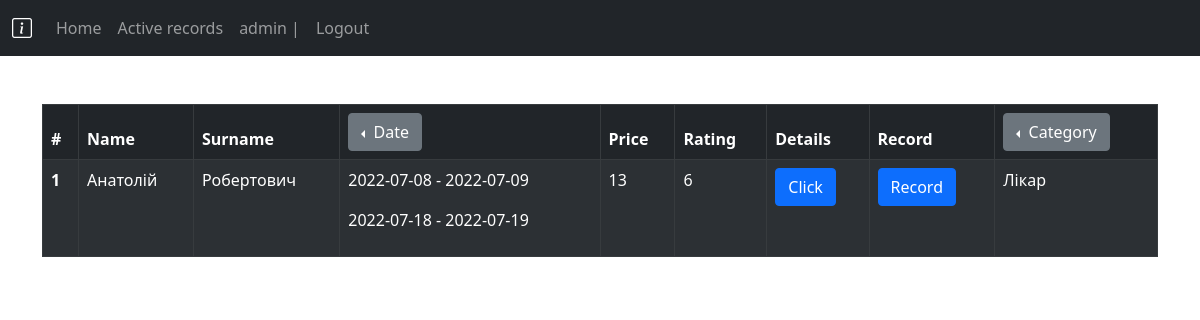
The app's page / (signed in) with its own data.
### application/models.py (models this page shows, shortened)
class Worker(models.Model):
    name = models.CharField(max_length=100)
    surname = models.CharField(max_length=100)
    phone = models.CharField(max_length=100)
    email = models.CharField(max_length=100)
    date = models.ManyToManyField('Schedule', blank=True)
    price = models.CharField(max_length=100)
    address = models.ForeignKey(
        'Location', on_delete=models.CASCADE, related_name='address', null=True)
    description = models.CharField(max_length=100)
    image = models.ImageField(
        upload_to='images/%Y/%m/%d', blank=True, null=True)
    rating = models.CharField(max_length=100)
    reviews = models.CharField(max_length=100)
    category = models.ForeignKey('Category', on_delete=models.CASCADE,
                                 related_name='category', null=True)
    class Meta:
        db_table = "Worker"
        verbose_name = "Wpecialist"
        verbose_name_plural = "Worker"
        ordering = ['id']

class Schedule(models.Model):
    period = models.ForeignKey(
        'Period', on_delete=models.CASCADE, related_name='period', null=True)
    def __str__(self):
        return self.period.start_period.strftime("%Y-%m-%d") + \
            " - " + self.period.end_period.strftime("%Y-%m-%d")
    class Meta:
        db_table = "schedule"
        verbose_name = "Schedule"
        verbose_name_plural = "Schedules"

class Period(models.Model):
    start_period = models.DateField(auto_now=False, auto_now_add=False)
    end_period = models.DateField(auto_now=False, auto_now_add=False)
    worker_time = models.ManyToManyField(
        'WorkerTime', related_name='worker_time', blank=True)
    class Meta:
        db_table = "period"
        verbose_name = "Period"
        verbose_name_plural = "Periods"
        ordering = ['id']
    def __str__(self):
        return self.start_period.strftime("%Y-%m-%d") + " - " + self.end_period.strftime("%Y-%m-%d")

class Category(models.Model):
    name = models.CharField(max_length=100, db_index=True)
    def __str__(self):
        return self.name
    def get_absolute_url(self):
        return reverse("category", kwargs={"category_id": self.pk})
    class Meta:
        db_table = "category"
        verbose_name = "Category"
        verbose_name_plural = "Categories"

### application/views.py (the view)
# urls.py: path('', views.HomeView.as_view(), name='home'),
class HomeView(ListView):
    model = Worker
    template_name = 'application/main_list.html'
    context_object_name = 'workers'
    paginate_by = 10
    ordering = ['id']
    def get_context_data(self, **kwargs):
        context = super().get_context_data(**kwargs)
        context['title'] = 'Home page'
        context['categories'] = Category.objects.all()
        context['form'] = RecordForm()
        return context

### application/models.py (called while the page is built)
    def __str__(self):
        return self.name

### application/templates/application/main_list.html (shortened to what this page needs)
{% extends 'base.html' %}
{% block content %}
    {% if request.user.is_authenticated %}
        {% if workers %}
        <table class="table table-striped table-dark table-bordered table-hover" style="margin-top: 3em;">
            <thead>
            <tr>
                <th scope="col">#</th>
                <th scope="col">Name</th>
                <th scope="col">Surname</th>
                <th scope="col"> <div class="btn-group dropstart">
                    <button type="button" class="btn btn-secondary dropdown-toggle" data-bs-toggle="dropdown" aria-expanded="false">
                        Date
                    </button>
                </div>
                </th>
                <th scope="col">Price</th>
                <th scope="col">Rating</th>
                <th scope="col">Details</th>
                <th scope="col">Record</th>
                <th scope="col"> <div class="btn-group dropstart">
                    <button type="button" class="btn btn-secondary dropdown-toggle" data-bs-toggle="dropdown" aria-expanded="false">
                        Category
                    </button>
                </div>
                </th>
            </tr>
            </thead>
            <tbody>
            <tr>
                {% for worker in workers %}
                    <th scope="row">{{ worker.id }}</th>
                    <td>{{ worker.name }}</td>
                    <td>{{ worker.surname }}</td>
                    <td>
                        {% for date in worker.date.all %}
                            <p>{{date}}</p>
                        {% endfor %}
                    </td>
                    <td>{{ worker.price }}</td>
                    <td>{{ worker.rating }}</td>
                    <th scope="col"><button type="button" class="btn btn-primary" data-bs-toggle="modal" data-bs-target="#modal_{{worker.id}}">Click</button></th>
                    <th scope="col"><button type="button" class="btn btn-primary" data-bs-toggle="modal" data-bs-target="#record_{{ worker.id }}">Record</button></th>
                    <td>{{ worker.category }}</td>
            </tr>
            {% endfor %}
            </tbody>
        </table>
        {% else %}
            <h1 style='margin-top: 120px;'>No workerers found</h1>
        {% endif %}
    {% else %}
        <h1 style='margin-top: 120px;'>Log in!</h1>
    {% endif %}
{% endblock %}

### templates/include/_nav.html (shortened to what this page needs)
<nav class="navbar navbar-dark bg-dark navbar-expand-lg">
    <div class="container-fluid">
      <a class="navbar-brand" href={% url 'home' %}><i class="bi bi-info-square"></i></a>
      <div class="collapse navbar-collapse" id="navbarSupportedContent">
        <ul class="navbar-nav me-auto mb-2 mb-lg-0">
          <li class="nav-item">
            <a class="nav-link" aria-current="page" href={% url 'home' %}>Home</a>
          </li>
          <li class="nav-item">
            <a class="nav-link" href={% url 'active_record' %} aria-current="page">Active records</a>
          </li>
          {% if request.user.is_authenticated %}
            <li class="nav-item">
                <a class="nav-link" aria-current="page">{{ user.username }} | </a>
            </li>
            <li class="nav-item">
                <a class="nav-link" href={% url 'logout' %}>Logout</a>
            </li>
        {% endif %}
        </ul>
      </div>
    </div>
  </nav>

### records on screen
Worker: id "1", name "Анатолій", surname "Робертович", price "13", rating "6", category "Лікар"
Schedule: period.end_period "2022-07-08 - 2022-07-09"
Schedule: period.end_period "2022-07-18 - 2022-07-19"

### other values on screen
{{ user.username }} "admin"
